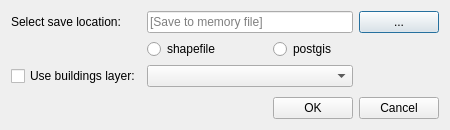
<?xml version="1.0" encoding="UTF-8"?>
<ui version="4.0">
 <class>CreatenewDialogBase</class>
 <widget class="QDialog" name="CreatenewDialogBase">
  <property name="geometry">
   <rect>
    <x>0</x>
    <y>0</y>
    <width>450</width>
    <height>130</height>
   </rect>
  </property>
  <property name="sizePolicy">
   <sizepolicy hsizetype="Preferred" vsizetype="Fixed">
    <horstretch>0</horstretch>
    <verstretch>0</verstretch>
   </sizepolicy>
  </property>
  <property name="minimumSize">
   <size>
    <width>250</width>
    <height>130</height>
   </size>
  </property>
  <property name="maximumSize">
   <size>
    <width>16777215</width>
    <height>130</height>
   </size>
  </property>
  <property name="windowTitle">
   <string>Create new frontage layer</string>
  </property>
  <layout class="QGridLayout" name="gridLayout">
   <item row="0" column="1" colspan="2">
    <widget class="QLineEdit" name="lineEditFrontages">
     <property name="placeholderText">
      <string>[Save to memory file]</string>
     </property>
    </widget>
   </item>
   <item row="0" column="0">
    <widget class="QLabel" name="label">
     <property name="sizePolicy">
      <sizepolicy hsizetype="Maximum" vsizetype="Maximum">
       <horstretch>0</horstretch>
       <verstretch>0</verstretch>
      </sizepolicy>
     </property>
     <property name="text">
      <string>Select save location:</string>
     </property>
    </widget>
   </item>
   <item row="0" column="3">
    <widget class="QPushButton" name="pushButtonSelectLocation">
     <property name="sizePolicy">
      <sizepolicy hsizetype="Maximum" vsizetype="Fixed">
       <horstretch>0</horstretch>
       <verstretch>0</verstretch>
      </sizepolicy>
     </property>
     <property name="text">
      <string>...</string>
     </property>
    </widget>
   </item>
   <item row="2" column="0">
    <widget class="QCheckBox" name="createNewFileCheckBox">
     <property name="enabled">
      <bool>true</bool>
     </property>
     <property name="text">
      <string>Use buildings layer:</string>
     </property>
    </widget>
   </item>
   <item row="3" column="2">
    <spacer name="verticalSpacer">
     <property name="orientation">
      <enum>Qt::Vertical</enum>
     </property>
     <property name="sizeHint" stdset="0">
      <size>
       <width>66</width>
       <height>12</height>
      </size>
     </property>
    </spacer>
   </item>
   <item row="4" column="2">
    <widget class="QPushButton" name="pushButtonNewFileDLG">
     <property name="sizePolicy">
      <sizepolicy hsizetype="Maximum" vsizetype="Fixed">
       <horstretch>0</horstretch>
       <verstretch>0</verstretch>
      </sizepolicy>
     </property>
     <property name="text">
      <string>OK</string>
     </property>
    </widget>
   </item>
   <item row="4" column="3">
    <widget class="QPushButton" name="closePopUpButton">
     <property name="sizePolicy">
      <sizepolicy hsizetype="Maximum" vsizetype="Fixed">
       <horstretch>0</horstretch>
       <verstretch>0</verstretch>
      </sizepolicy>
     </property>
     <property name="text">
      <string>Cancel</string>
     </property>
    </widget>
   </item>
   <item row="2" column="1" colspan="2">
    <widget class="QComboBox" name="selectLUCombo"/>
   </item>
   <item row="1" column="1">
    <widget class="QRadioButton" name="f_shp_radioButton">
     <property name="text">
      <string>shapefile</string>
     </property>
    </widget>
   </item>
   <item row="1" column="2">
    <widget class="QRadioButton" name="f_postgis_radioButton">
     <property name="text">
      <string>postgis</string>
     </property>
    </widget>
   </item>
  </layout>
 </widget>
 <resources/>
 <connections/>
</ui>
